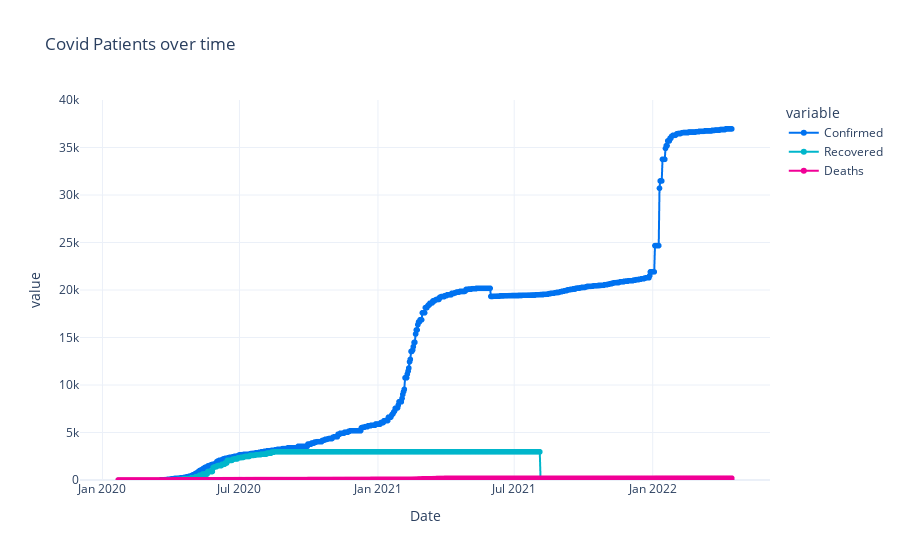

The code cell stored with this chart in its notebook:
### Code cell
data = dataset.query("country == 'France' & province == 'Mayotte'")
fig = px.line(data, x="Date", y=["Confirmed","Recovered","Deaths"],markers=True,
              color_discrete_map={
                 "Confirmed": "#0072f0",
                 "Recovered": "#00b6cb",
                 "Deaths"   : "#f10096"
             },
              title="Covid Patients over time", template="plotly_white",height=600)

fig.update_layout(yaxis_range=[0,40000])
fig.show()

### Figure 1 — Plotly figure (JSON) as saved in the notebook; plotly's stock layout.template omitted (floating-point values rounded to 4 significant figures; data arrays with more than 128 entries replaced by an {"elided": "..."} marker saying what was removed)
{"data": [{"hovertemplate": "variable=Confirmed<br>Date=%{x}<br>value=%{y}<extra></extra>", "legendgroup": "Confirmed", "line": {"color": "#0072f0", "dash": "solid"}, "marker": {"symbol": "circle"}, "mode": "lines+markers", "name": "Confirmed", "showlegend": true, "type": "scattergl", "x": {"elided": "816 str values"}, "xaxis": "x", "y": {"elided": "816 int values"}, "yaxis": "y"}, {"hovertemplate": "variable=Recovered<br>Date=%{x}<br>value=%{y}<extra></extra>", "legendgroup": "Recovered", "line": {"color": "#00b6cb", "dash": "solid"}, "marker": {"symbol": "circle"}, "mode": "lines+markers", "name": "Recovered", "showlegend": true, "type": "scattergl", "x": {"elided": "816 str values"}, "xaxis": "x", "y": {"elided": "816 int values"}, "yaxis": "y"}, {"hovertemplate": "variable=Deaths<br>Date=%{x}<br>value=%{y}<extra></extra>", "legendgroup": "Deaths", "line": {"color": "#f10096", "dash": "solid"}, "marker": {"symbol": "circle"}, "mode": "lines+markers", "name": "Deaths", "showlegend": true, "type": "scattergl", "x": {"elided": "816 str values"}, "xaxis": "x", "y": {"elided": "816 int values"}, "yaxis": "y"}], "layout": {"autosize": true, "legend": {"title": {"text": "variable"}, "tracegroupgap": 0}, "title": {"text": "Covid Patients over time"}, "xaxis": {"anchor": "y", "autorange": true, "domain": [0, 1], "range": ["2019-12-03 08:14:23.4429", "2022-06-04 15:45:36.5571"], "title": {"text": "Date"}, "type": "date"}, "yaxis": {"anchor": "x", "domain": [0, 1], "range": [0, 40000], "title": {"text": "value"}, "type": "linear"}}}
